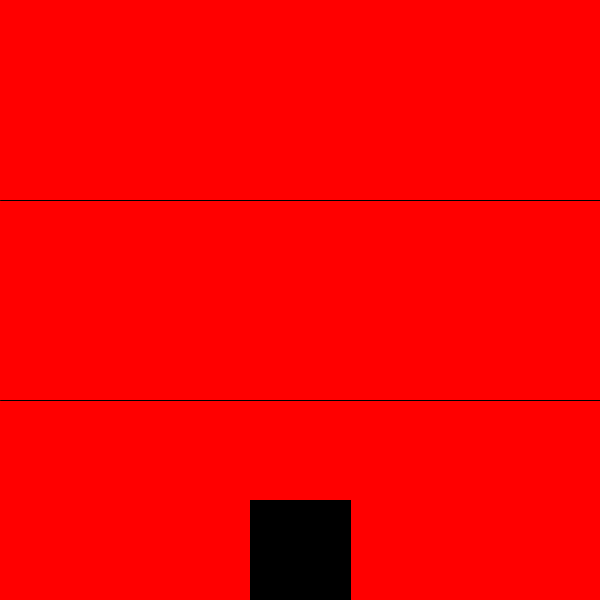
Frame 1 (no input)
Frame 60 (the mouse pressed at the canvas centre just before this capture): identical to frame 1, image omitted
Frame 120 (the mouse held since frame 60 and released just before this capture): identical to frame 1, image omitted

The Processing sketch that drew this single still picture (run headless with seeded random() and noise(); from frame 60 on, the mouse is pressed at the canvas centre):

// Processing sketch: game
// ── game.pde
void setup()
{
  size(600,600);
  frameRate(20);
}

void draw()
{
  
  float mouseSpeedX = abs(mouseX-pmouseX);
  float mouseSpeedY = abs(mouseY-pmouseY);
  float mouseSpeed=  sqrt(pow(mouseSpeedX, 2)+pow(mouseSpeedY, 2));
  float points = 500-mouseSpeed;



    if(points < 400 && points > 200)
    background(0, 0, 255);
    else{
    if(points <= 200)
    background(0, 255, 0);
    else
    background(255,0,0);
    }

  line(0, 200, 600, 200);
  line(0, 400, 600, 400);
  
  fill(0);
  rect(250, points, 100, 100);
  
 

}
